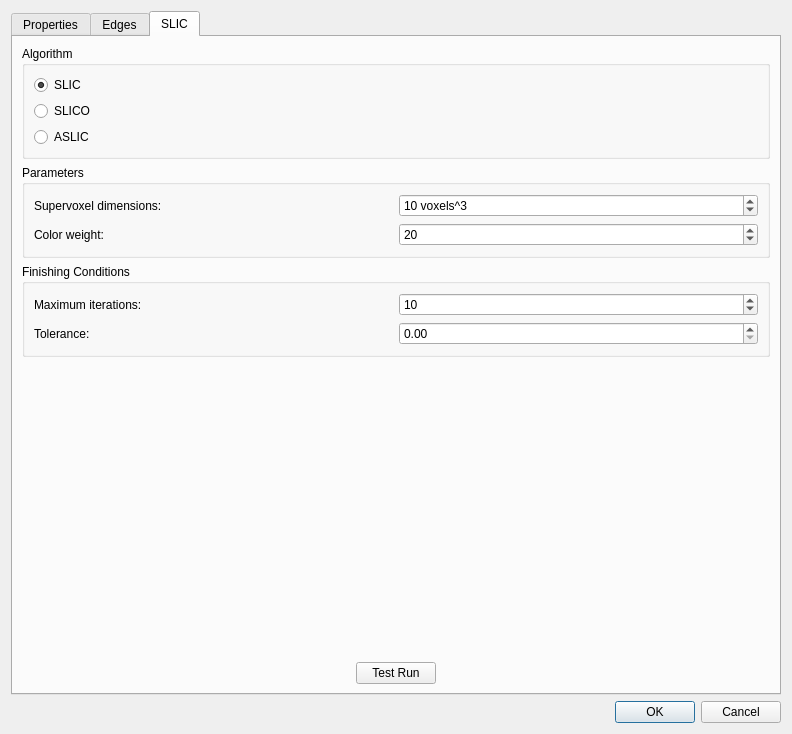
<?xml version="1.0" encoding="UTF-8"?>
<ui version="4.0">
 <class>StackInspector</class>
 <widget class="QDialog" name="StackInspector">
  <property name="geometry">
   <rect>
    <x>0</x>
    <y>0</y>
    <width>792</width>
    <height>734</height>
   </rect>
  </property>
  <property name="windowTitle">
   <string>Stack Information</string>
  </property>
  <layout class="QVBoxLayout" name="verticalLayout_9">
   <item>
    <widget class="QTabWidget" name="tabWidget">
     <property name="tabShape">
      <enum>QTabWidget::Rounded</enum>
     </property>
     <property name="currentIndex">
      <number>2</number>
     </property>
     <property name="elideMode">
      <enum>Qt::ElideNone</enum>
     </property>
     <widget class="QWidget" name="propertiesTab">
      <property name="toolTip">
       <string>Channel properties tab</string>
      </property>
      <property name="statusTip">
       <string>Channel properties tab</string>
      </property>
      <attribute name="title">
       <string>Properties</string>
      </attribute>
      <layout class="QVBoxLayout" name="verticalLayout_6">
       <item>
        <layout class="QHBoxLayout" name="mainLayout">
         <property name="sizeConstraint">
          <enum>QLayout::SetMaximumSize</enum>
         </property>
         <item>
          <layout class="QVBoxLayout" name="verticalLayout" stretch="0,0,0,0,0,0,0,0">
           <property name="sizeConstraint">
            <enum>QLayout::SetMinimumSize</enum>
           </property>
           <item>
            <widget class="QGroupBox" name="groupBox">
             <property name="sizePolicy">
              <sizepolicy hsizetype="MinimumExpanding" vsizetype="MinimumExpanding">
               <horstretch>0</horstretch>
               <verstretch>0</verstretch>
              </sizepolicy>
             </property>
             <property name="minimumSize">
              <size>
               <width>140</width>
               <height>0</height>
              </size>
             </property>
             <property name="title">
              <string>Spacing</string>
             </property>
             <property name="alignment">
              <set>Qt::AlignLeading|Qt::AlignLeft|Qt::AlignTop</set>
             </property>
             <layout class="QVBoxLayout" name="verticalLayout_2">
              <item>
               <layout class="QHBoxLayout" name="horizontalLayout">
                <item>
                 <widget class="QLabel" name="spacingX">
                  <property name="text">
                   <string>X:</string>
                  </property>
                 </widget>
                </item>
                <item>
                 <widget class="QDoubleSpinBox" name="spacingXBox">
                  <property name="toolTip">
                   <string>X coordinate spacing</string>
                  </property>
                  <property name="statusTip">
                   <string>X coordinate spacing</string>
                  </property>
                  <property name="suffix">
                   <string> nm</string>
                  </property>
                  <property name="decimals">
                   <number>4</number>
                  </property>
                  <property name="maximum">
                   <double>99999.990000000005239</double>
                  </property>
                 </widget>
                </item>
               </layout>
              </item>
              <item>
               <layout class="QHBoxLayout" name="horizontalLayout_2">
                <item>
                 <widget class="QLabel" name="label_2">
                  <property name="text">
                   <string>Y:</string>
                  </property>
                 </widget>
                </item>
                <item>
                 <widget class="QDoubleSpinBox" name="spacingYBox">
                  <property name="toolTip">
                   <string>Y coordinate spacing </string>
                  </property>
                  <property name="statusTip">
                   <string>Y coordinate spacing </string>
                  </property>
                  <property name="suffix">
                   <string> nm</string>
                  </property>
                  <property name="decimals">
                   <number>4</number>
                  </property>
                  <property name="maximum">
                   <double>99999.990000000005239</double>
                  </property>
                 </widget>
                </item>
               </layout>
              </item>
              <item>
               <layout class="QHBoxLayout" name="horizontalLayout_3">
                <item>
                 <widget class="QLabel" name="label_3">
                  <property name="text">
                   <string>Z:</string>
                  </property>
                 </widget>
                </item>
                <item>
                 <widget class="QDoubleSpinBox" name="spacingZBox">
                  <property name="toolTip">
                   <string>Z coordinate spacing </string>
                  </property>
                  <property name="statusTip">
                   <string>Z coordinate spacing </string>
                  </property>
                  <property name="suffix">
                   <string> nm</string>
                  </property>
                  <property name="decimals">
                   <number>4</number>
                  </property>
                  <property name="maximum">
                   <double>99999.990000000005239</double>
                  </property>
                 </widget>
                </item>
               </layout>
              </item>
              <item>
               <layout class="QHBoxLayout" name="horizontalLayout_10">
                <item>
                 <spacer name="horizontalSpacer">
                  <property name="orientation">
                   <enum>Qt::Horizontal</enum>
                  </property>
                  <property name="sizeHint" stdset="0">
                   <size>
                    <width>40</width>
                    <height>20</height>
                   </size>
                  </property>
                 </spacer>
                </item>
                <item>
                 <widget class="QLabel" name="label_4">
                  <property name="text">
                   <string>Units:</string>
                  </property>
                 </widget>
                </item>
                <item>
                 <widget class="QComboBox" name="unitsBox">
                  <property name="toolTip">
                   <string>Spacing units</string>
                  </property>
                  <property name="statusTip">
                   <string>Spacing units</string>
                  </property>
                  <property name="frame">
                   <bool>true</bool>
                  </property>
                  <item>
                   <property name="text">
                    <string> nm</string>
                   </property>
                  </item>
                  <item>
                   <property name="text">
                    <string> um</string>
                   </property>
                  </item>
                 </widget>
                </item>
                <item>
                 <spacer name="horizontalSpacer_2">
                  <property name="orientation">
                   <enum>Qt::Horizontal</enum>
                  </property>
                  <property name="sizeHint" stdset="0">
                   <size>
                    <width>40</width>
                    <height>20</height>
                   </size>
                  </property>
                 </spacer>
                </item>
               </layout>
              </item>
             </layout>
            </widget>
           </item>
           <item>
            <widget class="QGroupBox" name="groupBox_2">
             <property name="title">
              <string>Opacity</string>
             </property>
             <layout class="QVBoxLayout" name="verticalLayout_5" stretch="0,0">
              <item>
               <layout class="QHBoxLayout" name="horizontalLayout_4">
                <item>
                 <widget class="QSlider" name="opacitySlider">
                  <property name="toolTip">
                   <string>Channel's opacity value</string>
                  </property>
                  <property name="statusTip">
                   <string>Channel's opacity value</string>
                  </property>
                  <property name="maximum">
                   <number>100</number>
                  </property>
                  <property name="orientation">
                   <enum>Qt::Horizontal</enum>
                  </property>
                  <property name="invertedAppearance">
                   <bool>false</bool>
                  </property>
                  <property name="invertedControls">
                   <bool>false</bool>
                  </property>
                  <property name="tickPosition">
                   <enum>QSlider::NoTicks</enum>
                  </property>
                 </widget>
                </item>
                <item>
                 <widget class="QSpinBox" name="opacityBox">
                  <property name="toolTip">
                   <string>Channel's opacity value</string>
                  </property>
                  <property name="statusTip">
                   <string>Channel's opacity value</string>
                  </property>
                  <property name="suffix">
                   <string> %</string>
                  </property>
                  <property name="prefix">
                   <string/>
                  </property>
                  <property name="maximum">
                   <number>100</number>
                  </property>
                 </widget>
                </item>
               </layout>
              </item>
              <item>
               <widget class="QCheckBox" name="opacityCheck">
                <property name="text">
                 <string>Auto</string>
                </property>
               </widget>
              </item>
             </layout>
            </widget>
           </item>
           <item>
            <widget class="QGroupBox" name="hueGroupBox">
             <property name="title">
              <string>Hue</string>
             </property>
             <layout class="QVBoxLayout" name="verticalLayout_3">
              <item>
               <layout class="QHBoxLayout" name="horizontalLayout_6" stretch="1,0">
                <item>
                 <widget class="QLabel" name="label">
                  <property name="text">
                   <string>Hue</string>
                  </property>
                 </widget>
                </item>
                <item>
                 <widget class="QSpinBox" name="hueBox">
                  <property name="minimumSize">
                   <size>
                    <width>0</width>
                    <height>0</height>
                   </size>
                  </property>
                  <property name="toolTip">
                   <string>Channel's hue value</string>
                  </property>
                  <property name="statusTip">
                   <string>Channel's hue value</string>
                  </property>
                  <property name="minimum">
                   <number>-1</number>
                  </property>
                  <property name="maximum">
                   <number>359</number>
                  </property>
                 </widget>
                </item>
               </layout>
              </item>
             </layout>
            </widget>
           </item>
           <item>
            <widget class="QGroupBox" name="groupBox_4">
             <property name="title">
              <string>Saturation</string>
             </property>
             <layout class="QHBoxLayout" name="horizontalLayout_7">
              <item>
               <widget class="QSlider" name="saturationSlider">
                <property name="toolTip">
                 <string>Channel's saturation value</string>
                </property>
                <property name="statusTip">
                 <string>Channel's saturation value</string>
                </property>
                <property name="maximum">
                 <number>100</number>
                </property>
                <property name="orientation">
                 <enum>Qt::Horizontal</enum>
                </property>
               </widget>
              </item>
              <item>
               <widget class="QSpinBox" name="saturationBox">
                <property name="toolTip">
                 <string>Channel's saturation value</string>
                </property>
                <property name="statusTip">
                 <string>Channel's saturation value</string>
                </property>
                <property name="suffix">
                 <string> %</string>
                </property>
                <property name="maximum">
                 <number>100</number>
                </property>
               </widget>
              </item>
             </layout>
            </widget>
           </item>
           <item>
            <widget class="QGroupBox" name="groupBox_5">
             <property name="title">
              <string>Contrast</string>
             </property>
             <layout class="QHBoxLayout" name="horizontalLayout_8">
              <item>
               <widget class="QSlider" name="contrastSlider">
                <property name="toolTip">
                 <string>Channel's contrast value</string>
                </property>
                <property name="statusTip">
                 <string>Channel's contrast value</string>
                </property>
                <property name="minimum">
                 <number>-255</number>
                </property>
                <property name="maximum">
                 <number>255</number>
                </property>
                <property name="tracking">
                 <bool>true</bool>
                </property>
                <property name="orientation">
                 <enum>Qt::Horizontal</enum>
                </property>
                <property name="tickPosition">
                 <enum>QSlider::NoTicks</enum>
                </property>
               </widget>
              </item>
              <item>
               <widget class="QSpinBox" name="contrastBox">
                <property name="toolTip">
                 <string>Channel's contrast value</string>
                </property>
                <property name="statusTip">
                 <string>Channel's contrast value</string>
                </property>
                <property name="suffix">
                 <string> %</string>
                </property>
                <property name="minimum">
                 <number>-100</number>
                </property>
                <property name="maximum">
                 <number>100</number>
                </property>
               </widget>
              </item>
             </layout>
            </widget>
           </item>
           <item>
            <widget class="QGroupBox" name="groupBox_6">
             <property name="title">
              <string>Brightness</string>
             </property>
             <layout class="QHBoxLayout" name="horizontalLayout_9">
              <item>
               <widget class="QSlider" name="brightnessSlider">
                <property name="toolTip">
                 <string>Channel's intensity value</string>
                </property>
                <property name="statusTip">
                 <string>Channel's intensity value</string>
                </property>
                <property name="minimum">
                 <number>-255</number>
                </property>
                <property name="maximum">
                 <number>255</number>
                </property>
                <property name="orientation">
                 <enum>Qt::Horizontal</enum>
                </property>
                <property name="tickPosition">
                 <enum>QSlider::NoTicks</enum>
                </property>
               </widget>
              </item>
              <item>
               <widget class="QSpinBox" name="brightnessBox">
                <property name="toolTip">
                 <string>Channel's intensity value</string>
                </property>
                <property name="statusTip">
                 <string>Channel's intensity value</string>
                </property>
                <property name="frame">
                 <bool>true</bool>
                </property>
                <property name="suffix">
                 <string> %</string>
                </property>
                <property name="minimum">
                 <number>-100</number>
                </property>
                <property name="maximum">
                 <number>100</number>
                </property>
               </widget>
              </item>
             </layout>
            </widget>
           </item>
           <item>
            <widget class="QGroupBox" name="m_miscBox">
             <property name="title">
              <string>Miscellaneous</string>
             </property>
             <layout class="QVBoxLayout" name="verticalLayout_10">
              <item>
               <widget class="QCheckBox" name="dataStreaming">
                <property name="toolTip">
                 <string>Data streaming reduces the memory requirements but will result in an slower application execution. </string>
                </property>
                <property name="statusTip">
                 <string>Data streaming reduces the memory requirements but will result in an slower application execution. </string>
                </property>
                <property name="text">
                 <string>Use data streaming</string>
                </property>
               </widget>
              </item>
             </layout>
            </widget>
           </item>
           <item>
            <spacer name="verticalSpacer">
             <property name="orientation">
              <enum>Qt::Vertical</enum>
             </property>
             <property name="sizeHint" stdset="0">
              <size>
               <width>20</width>
               <height>40</height>
              </size>
             </property>
            </spacer>
           </item>
          </layout>
         </item>
        </layout>
       </item>
      </layout>
     </widget>
     <widget class="QWidget" name="edgesTab">
      <property name="toolTip">
       <string>Channel margins tab</string>
      </property>
      <property name="statusTip">
       <string>Channel margins tab</string>
      </property>
      <attribute name="title">
       <string>Edges</string>
      </attribute>
      <layout class="QVBoxLayout" name="verticalLayout_8">
       <item>
        <widget class="QLabel" name="label_10">
         <property name="font">
          <font>
           <weight>75</weight>
           <bold>true</bold>
          </font>
         </property>
         <property name="text">
          <string>Stack Edges Detection</string>
         </property>
        </widget>
       </item>
       <item>
        <layout class="QHBoxLayout" name="horizontalLayout_12">
         <item>
          <widget class="QFrame" name="frame_2">
           <property name="frameShape">
            <enum>QFrame::StyledPanel</enum>
           </property>
           <property name="frameShadow">
            <enum>QFrame::Raised</enum>
           </property>
           <layout class="QVBoxLayout" name="verticalLayout_7">
            <item>
             <spacer name="horizontalSpacer_7">
              <property name="orientation">
               <enum>Qt::Horizontal</enum>
              </property>
              <property name="sizeHint" stdset="0">
               <size>
                <width>40</width>
                <height>20</height>
               </size>
              </property>
             </spacer>
            </item>
            <item>
             <widget class="QLabel" name="label_11">
              <property name="text">
               <string/>
              </property>
              <property name="pixmap">
               <pixmap resource="../../rsc/espina.qrc">:/espina/edges-stack.png</pixmap>
              </property>
              <property name="alignment">
               <set>Qt::AlignCenter</set>
              </property>
             </widget>
            </item>
            <item>
             <layout class="QHBoxLayout" name="horizontalLayout_5">
              <item>
               <widget class="QRadioButton" name="radioStackEdges">
                <property name="maximumSize">
                 <size>
                  <width>300</width>
                  <height>16777215</height>
                 </size>
                </property>
                <property name="text">
                 <string>Compute edges including outer frame</string>
                </property>
                <property name="autoExclusive">
                 <bool>true</bool>
                </property>
               </widget>
              </item>
             </layout>
            </item>
            <item>
             <spacer name="verticalSpacer_2">
              <property name="orientation">
               <enum>Qt::Vertical</enum>
              </property>
              <property name="sizeHint" stdset="0">
               <size>
                <width>20</width>
                <height>40</height>
               </size>
              </property>
             </spacer>
            </item>
           </layout>
          </widget>
         </item>
         <item>
          <widget class="QFrame" name="frame">
           <property name="frameShape">
            <enum>QFrame::StyledPanel</enum>
           </property>
           <property name="frameShadow">
            <enum>QFrame::Raised</enum>
           </property>
           <layout class="QVBoxLayout" name="verticalLayout_4">
            <item>
             <spacer name="horizontalSpacer_6">
              <property name="orientation">
               <enum>Qt::Horizontal</enum>
              </property>
              <property name="sizeHint" stdset="0">
               <size>
                <width>40</width>
                <height>20</height>
               </size>
              </property>
             </spacer>
            </item>
            <item>
             <widget class="QLabel" name="adaptiveExample">
              <property name="text">
               <string/>
              </property>
              <property name="pixmap">
               <pixmap resource="../../rsc/espina.qrc">:/espina/edges-image.png</pixmap>
              </property>
              <property name="alignment">
               <set>Qt::AlignCenter</set>
              </property>
             </widget>
            </item>
            <item>
             <layout class="QHBoxLayout" name="horizontalLayout_11">
              <item>
               <widget class="QRadioButton" name="radioImageEdges">
                <property name="maximumSize">
                 <size>
                  <width>300</width>
                  <height>16777215</height>
                 </size>
                </property>
                <property name="text">
                 <string>Compute edges excluding outer frame</string>
                </property>
                <property name="autoExclusive">
                 <bool>true</bool>
                </property>
               </widget>
              </item>
             </layout>
            </item>
            <item>
             <layout class="QHBoxLayout" name="horizontalLayout_14">
              <property name="topMargin">
               <number>0</number>
              </property>
              <item>
               <widget class="QLabel" name="colorLabel">
                <property name="text">
                 <string>Outer frame color:</string>
                </property>
                <property name="scaledContents">
                 <bool>false</bool>
                </property>
               </widget>
              </item>
              <item>
               <widget class="QFrame" name="m_colorFrame">
                <property name="frameShape">
                 <enum>QFrame::StyledPanel</enum>
                </property>
                <property name="frameShadow">
                 <enum>QFrame::Raised</enum>
                </property>
               </widget>
              </item>
             </layout>
            </item>
            <item>
             <layout class="QHBoxLayout" name="horizontalLayout_16">
              <property name="topMargin">
               <number>0</number>
              </property>
              <item>
               <widget class="QLabel" name="thresholdLabel">
                <property name="text">
                 <string>Color threshold:</string>
                </property>
               </widget>
              </item>
              <item>
               <widget class="QSpinBox" name="thresholdBox">
                <property name="maximumSize">
                 <size>
                  <width>60</width>
                  <height>16777215</height>
                 </size>
                </property>
               </widget>
              </item>
             </layout>
            </item>
            <item>
             <widget class="QCheckBox" name="computeOptimal">
              <property name="text">
               <string>Compute optimal values</string>
              </property>
             </widget>
            </item>
            <item>
             <spacer name="verticalSpacer_4">
              <property name="orientation">
               <enum>Qt::Vertical</enum>
              </property>
              <property name="sizeType">
               <enum>QSizePolicy::MinimumExpanding</enum>
              </property>
              <property name="sizeHint" stdset="0">
               <size>
                <width>20</width>
                <height>0</height>
               </size>
              </property>
             </spacer>
            </item>
           </layout>
          </widget>
         </item>
        </layout>
       </item>
       <item>
        <widget class="Line" name="line">
         <property name="orientation">
          <enum>Qt::Horizontal</enum>
         </property>
        </widget>
       </item>
       <item>
        <widget class="QLabel" name="label_5">
         <property name="text">
          <string>&lt;html&gt;&lt;head/&gt;&lt;body&gt;&lt;p&gt;&lt;span style=&quot; font-weight:600;&quot;&gt;Notes: &lt;/span&gt;&lt;br/&gt;- In case there is no outer frame, select the option to compute edges including outer frame.&lt;br/&gt;- Computation of optimal values can result in orthogonal margins being selected if no frame is detected.&lt;/p&gt;&lt;/body&gt;&lt;/html&gt;</string>
         </property>
        </widget>
       </item>
       <item>
        <spacer name="verticalSpacer_3">
         <property name="orientation">
          <enum>Qt::Vertical</enum>
         </property>
         <property name="sizeHint" stdset="0">
          <size>
           <width>20</width>
           <height>40</height>
          </size>
         </property>
        </spacer>
       </item>
      </layout>
     </widget>
     <widget class="QWidget" name="slicTab">
      <attribute name="title">
       <string>SLIC</string>
      </attribute>
      <layout class="QVBoxLayout" name="verticalLayout_11">
       <item>
        <layout class="QHBoxLayout" name="slicTabLayout">
         <item>
          <layout class="QVBoxLayout" name="verticalLayout_12">
           <item>
            <widget class="QGroupBox" name="algorithmGroupBox">
             <property name="sizePolicy">
              <sizepolicy hsizetype="MinimumExpanding" vsizetype="MinimumExpanding">
               <horstretch>0</horstretch>
               <verstretch>0</verstretch>
              </sizepolicy>
             </property>
             <property name="title">
              <string>Algorithm</string>
             </property>
             <layout class="QVBoxLayout" name="verticalLayout_13">
              <item>
               <widget class="QRadioButton" name="slicRadio">
                <property name="text">
                 <string>SLIC</string>
                </property>
                <property name="checked">
                 <bool>true</bool>
                </property>
               </widget>
              </item>
              <item>
               <widget class="QRadioButton" name="slicoRadio">
                <property name="text">
                 <string>SLICO</string>
                </property>
               </widget>
              </item>
              <item>
               <widget class="QRadioButton" name="aslicRadio">
                <property name="text">
                 <string>ASLIC</string>
                </property>
               </widget>
              </item>
             </layout>
            </widget>
           </item>
           <item>
            <widget class="QGroupBox" name="parametersBox">
             <property name="sizePolicy">
              <sizepolicy hsizetype="MinimumExpanding" vsizetype="MinimumExpanding">
               <horstretch>0</horstretch>
               <verstretch>0</verstretch>
              </sizepolicy>
             </property>
             <property name="title">
              <string>Parameters</string>
             </property>
             <layout class="QVBoxLayout" name="verticalLayout_14">
              <item>
               <layout class="QHBoxLayout" name="horizontalLayout_15">
                <item>
                 <widget class="QLabel" name="label_6">
                  <property name="text">
                   <string>Supervoxel dimensions:</string>
                  </property>
                 </widget>
                </item>
                <item>
                 <widget class="QSpinBox" name="spatialDistanceBox">
                  <property name="suffix">
                   <string> voxels^3 </string>
                  </property>
                  <property name="prefix">
                   <string/>
                  </property>
                  <property name="minimum">
                   <number>4</number>
                  </property>
                  <property name="maximum">
                   <number>20</number>
                  </property>
                  <property name="value">
                   <number>10</number>
                  </property>
                 </widget>
                </item>
               </layout>
              </item>
              <item>
               <layout class="QHBoxLayout" name="horizontalLayout_17">
                <item>
                 <widget class="QLabel" name="label_7">
                  <property name="text">
                   <string>Color weight:</string>
                  </property>
                 </widget>
                </item>
                <item>
                 <widget class="QSpinBox" name="colorDistanceBox">
                  <property name="minimum">
                   <number>1</number>
                  </property>
                  <property name="maximum">
                   <number>30</number>
                  </property>
                  <property name="value">
                   <number>20</number>
                  </property>
                 </widget>
                </item>
               </layout>
              </item>
             </layout>
            </widget>
           </item>
           <item>
            <widget class="QGroupBox" name="conditionsBox">
             <property name="sizePolicy">
              <sizepolicy hsizetype="MinimumExpanding" vsizetype="MinimumExpanding">
               <horstretch>0</horstretch>
               <verstretch>0</verstretch>
              </sizepolicy>
             </property>
             <property name="title">
              <string>Finishing Conditions</string>
             </property>
             <layout class="QVBoxLayout" name="verticalLayout_15">
              <item>
               <layout class="QHBoxLayout" name="horizontalLayout_18">
                <item>
                 <widget class="QLabel" name="label_8">
                  <property name="text">
                   <string>Maximum iterations:</string>
                  </property>
                 </widget>
                </item>
                <item>
                 <widget class="QSpinBox" name="maxIterationsBox">
                  <property name="minimum">
                   <number>2</number>
                  </property>
                  <property name="maximum">
                   <number>40</number>
                  </property>
                  <property name="value">
                   <number>10</number>
                  </property>
                 </widget>
                </item>
               </layout>
              </item>
              <item>
               <layout class="QHBoxLayout" name="horizontalLayout_19">
                <item>
                 <widget class="QLabel" name="label_9">
                  <property name="text">
                   <string>Tolerance:</string>
                  </property>
                 </widget>
                </item>
                <item>
                 <widget class="QDoubleSpinBox" name="toleranceBox">
                  <property name="maximum">
                   <double>10.000000000000000</double>
                  </property>
                  <property name="singleStep">
                   <double>0.100000000000000</double>
                  </property>
                 </widget>
                </item>
               </layout>
              </item>
             </layout>
            </widget>
           </item>
           <item>
            <spacer name="verticalSpacer_9">
             <property name="orientation">
              <enum>Qt::Vertical</enum>
             </property>
             <property name="sizeHint" stdset="0">
              <size>
               <width>20</width>
               <height>40</height>
              </size>
             </property>
            </spacer>
           </item>
           <item>
            <spacer name="verticalSpacer_8">
             <property name="orientation">
              <enum>Qt::Vertical</enum>
             </property>
             <property name="sizeHint" stdset="0">
              <size>
               <width>20</width>
               <height>40</height>
              </size>
             </property>
            </spacer>
           </item>
           <item>
            <spacer name="verticalSpacer_7">
             <property name="orientation">
              <enum>Qt::Vertical</enum>
             </property>
             <property name="sizeType">
              <enum>QSizePolicy::MinimumExpanding</enum>
             </property>
             <property name="sizeHint" stdset="0">
              <size>
               <width>20</width>
               <height>40</height>
              </size>
             </property>
            </spacer>
           </item>
           <item>
            <spacer name="verticalSpacer_6">
             <property name="orientation">
              <enum>Qt::Vertical</enum>
             </property>
             <property name="sizeHint" stdset="0">
              <size>
               <width>20</width>
               <height>40</height>
              </size>
             </property>
            </spacer>
           </item>
           <item>
            <spacer name="verticalSpacer_5">
             <property name="orientation">
              <enum>Qt::Vertical</enum>
             </property>
             <property name="sizeHint" stdset="0">
              <size>
               <width>20</width>
               <height>40</height>
              </size>
             </property>
            </spacer>
           </item>
           <item>
            <layout class="QHBoxLayout" name="horizontalLayout_20">
             <item>
              <spacer name="horizontalSpacer_4">
               <property name="orientation">
                <enum>Qt::Horizontal</enum>
               </property>
               <property name="sizeHint" stdset="0">
                <size>
                 <width>40</width>
                 <height>20</height>
                </size>
               </property>
              </spacer>
             </item>
             <item>
              <widget class="QPushButton" name="testRunSlic">
               <property name="text">
                <string>Test Run</string>
               </property>
              </widget>
             </item>
             <item>
              <spacer name="horizontalSpacer_5">
               <property name="orientation">
                <enum>Qt::Horizontal</enum>
               </property>
               <property name="sizeHint" stdset="0">
                <size>
                 <width>40</width>
                 <height>20</height>
                </size>
               </property>
              </spacer>
             </item>
            </layout>
           </item>
          </layout>
         </item>
        </layout>
       </item>
      </layout>
     </widget>
    </widget>
   </item>
   <item>
    <layout class="QHBoxLayout" name="horizontalLayout_13">
     <item>
      <spacer name="horizontalSpacer_3">
       <property name="orientation">
        <enum>Qt::Horizontal</enum>
       </property>
       <property name="sizeHint" stdset="0">
        <size>
         <width>40</width>
         <height>20</height>
        </size>
       </property>
      </spacer>
     </item>
     <item>
      <widget class="QDialogButtonBox" name="okCancelBox">
       <property name="sizePolicy">
        <sizepolicy hsizetype="Maximum" vsizetype="Fixed">
         <horstretch>0</horstretch>
         <verstretch>0</verstretch>
        </sizepolicy>
       </property>
       <property name="orientation">
        <enum>Qt::Horizontal</enum>
       </property>
       <property name="standardButtons">
        <set>QDialogButtonBox::Cancel|QDialogButtonBox::Ok</set>
       </property>
       <property name="centerButtons">
        <bool>true</bool>
       </property>
      </widget>
     </item>
    </layout>
   </item>
  </layout>
 </widget>
 <resources>
  <include location="../../rsc/espina.qrc"/>
 </resources>
 <connections>
  <connection>
   <sender>opacitySlider</sender>
   <signal>valueChanged(int)</signal>
   <receiver>opacityBox</receiver>
   <slot>setValue(int)</slot>
   <hints>
    <hint type="sourcelabel">
     <x>646</x>
     <y>273</y>
    </hint>
    <hint type="destinationlabel">
     <x>770</x>
     <y>273</y>
    </hint>
   </hints>
  </connection>
  <connection>
   <sender>opacityBox</sender>
   <signal>valueChanged(int)</signal>
   <receiver>opacitySlider</receiver>
   <slot>setValue(int)</slot>
   <hints>
    <hint type="sourcelabel">
     <x>770</x>
     <y>273</y>
    </hint>
    <hint type="destinationlabel">
     <x>497</x>
     <y>273</y>
    </hint>
   </hints>
  </connection>
  <connection>
   <sender>saturationSlider</sender>
   <signal>valueChanged(int)</signal>
   <receiver>saturationBox</receiver>
   <slot>setValue(int)</slot>
   <hints>
    <hint type="sourcelabel">
     <x>493</x>
     <y>445</y>
    </hint>
    <hint type="destinationlabel">
     <x>771</x>
     <y>444</y>
    </hint>
   </hints>
  </connection>
  <connection>
   <sender>saturationBox</sender>
   <signal>valueChanged(int)</signal>
   <receiver>saturationSlider</receiver>
   <slot>setValue(int)</slot>
   <hints>
    <hint type="sourcelabel">
     <x>771</x>
     <y>444</y>
    </hint>
    <hint type="destinationlabel">
     <x>566</x>
     <y>445</y>
    </hint>
   </hints>
  </connection>
  <connection>
   <sender>okCancelBox</sender>
   <signal>accepted()</signal>
   <receiver>StackInspector</receiver>
   <slot>accept()</slot>
   <hints>
    <hint type="sourcelabel">
     <x>731</x>
     <y>618</y>
    </hint>
    <hint type="destinationlabel">
     <x>418</x>
     <y>648</y>
    </hint>
   </hints>
  </connection>
  <connection>
   <sender>okCancelBox</sender>
   <signal>rejected()</signal>
   <receiver>StackInspector</receiver>
   <slot>reject()</slot>
   <hints>
    <hint type="sourcelabel">
     <x>650</x>
     <y>620</y>
    </hint>
    <hint type="destinationlabel">
     <x>654</x>
     <y>648</y>
    </hint>
   </hints>
  </connection>
 </connections>
</ui>
